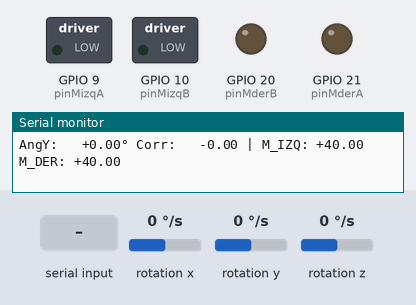
Recording of a sketch running on a simulated ESP32-C3. Shown: switched loads named in the sketch (green lamp = pin HIGH), output pins drawn as LEDs (lit = HIGH), the last lines printed to the serial monitor. Wiring (inferred from the names in the program): MPU-6050 motion sensor at I2C address 0x68. Inputs (shaded band) come from the test bench; at power-on: rotation y 0 °/s, rotation x 0 °/s, rotation z 0 °/s.

Above: at 4.3 s.
4.4 s: "m\n" received over Serial
At 5.2 s:
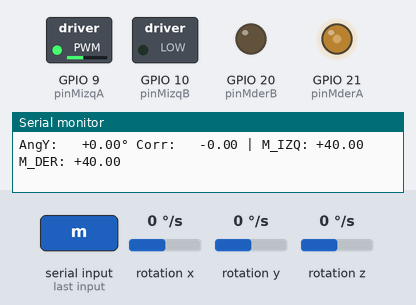
5.9 s: "v90\n" received over Serial
At 6.7 s:
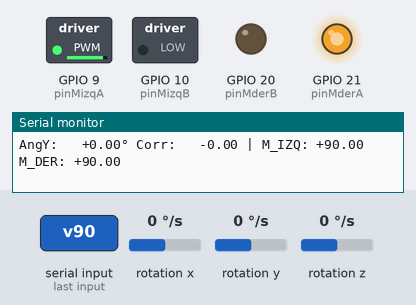
7.4 s: rotation y set to -192 °/s
8.9 s: "k90\n" received over Serial
At 10.1 s:
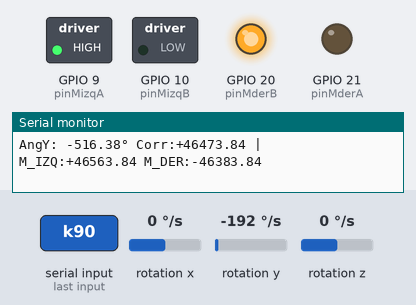
10.4 s: rotation y set to 192 °/s
13.4 s: rotation y set to 4 °/s
At 15.5 s:
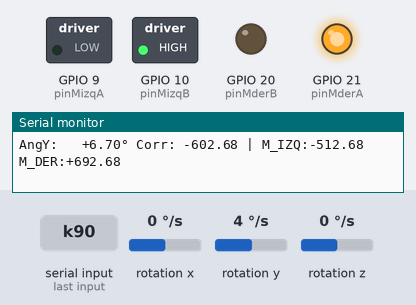
Timing chart, 0 to 16.8 s (numbered marks = the images above; inputs shaded):
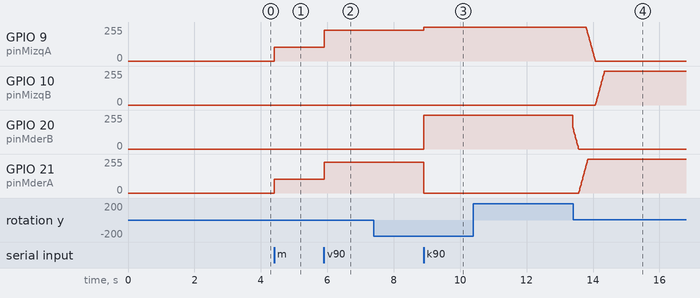

The sketch:

DebugMPU_PID.ino
```cpp
// ============================================================
// DEBUG MPU_PID - PID PROPORCIONAL AL ÁNGULO DEL ROBOT
// ESP32-C3 Super Mini - I2C crudo (MPU6050)
//
// El eje de giro del robot es el GYRO Y del MPU (ver DebugMPU).
// El ángulo del robot se obtiene integrando el giro Y con el
// bias calibrado restado, y arranca en 0.
//
// Regla de corrección:
//   correccion = -K_mpu * anguloY
//     -> anguloY NEGATIVO -> corrección POSITIVA -> aumenta velocidad
//     -> anguloY POSITIVO -> corrección NEGATIVA -> disminuye velocidad
//
// Aplicación (comando 'd' para alternar):
//   DIF (diferencial): M_IZQ = velBase + correccion
//                      M_DER = velBase - correccion
//   COM (común):       M_IZQ = velBase + correccion
//                      M_DER = velBase + correccion
//
// Flags:
//   FlagRaw     = 1 -> muestra giros crudos GX GY GZ (°/s)
//   FlagPID     = 1 -> muestra ángulo, corrección y salidas de motor
//   FlagMotores = 0 -> SOLO imprime (seguro) | 1 -> aplica a motores
//
// Comandos Serial (una línea + Enter):
//   k<valor>  -> cambiar K_mpu  (ej: k0.5, k-0.3)
//   v<valor>  -> cambiar velocidad base (ej: v40)
//   d         -> alternar aplicación DIF / COM
//   c         -> recalibrar bias del giroscopio (robot QUIETO)
//   z         -> poner el ángulo del robot en 0
//   m         -> alternar FlagMotores (imprimir/aplicar)
// ============================================================

#include <Wire.h>

// ===== PINES I2C (ESP32-C3 Super Mini) =====
#define PIN_SDA 8
#define PIN_SCL 7

// ===== PINES DE MOTORES =====
// M_IZQ = motor 1 (pines A=9, B=10)
// M_DER = motor 2 (pines A=21, B=20)
#define pinMizqA 9
#define pinMizqB 10
#define pinMderA 21
#define pinMderB 20

// ===== DIRECCIÓN Y REGISTROS MPU6050 =====
#define MPU_ADDR          0x68
#define MPU_PWR_MGMT_1    0x6B
#define MPU_SMPLRT_DIV    0x19
#define MPU_CONFIG        0x1A
#define MPU_GYRO_CONFIG   0x1B
#define MPU_ACCEL_CONFIG  0x1C
#define MPU_GYRO_XOUT_H   0x43
#define MPU_WHO_AM_I      0x75

// ===== FACTORES DE CONVERSIÓN =====
// Giroscopio configurado a ±1000 °/s -> 32.8 LSB por °/s
const float GYRO_LSB = 32.8f;

// ===== FLAGS =====
int FlagRaw = 0;      // 1 = mostrar giros crudos
int FlagPID = 1;      // 1 = mostrar ángulo + corrección + salidas
int FlagMotores = 0;  // 0 = solo imprimir | 1 = aplicar a motores
int modoAplicacion = 0; // 0 = DIF (diferencial) | 1 = COM (común)

// ===== BIAS DEL GIROSCOPIO (calibración) =====
float gyroBiasX = 0, gyroBiasY = 0, gyroBiasZ = 0;

// ===== VARIABLES DEL PID DE ÁNGULO =====
float K_mpu = 0;      // Ganancia (sintonizar con 'k<valor>')
float velBase = 40;   // Velocidad base (% de PWM)
float anguloY = 0;    // Ángulo del robot (integral del giro Y)
float gx_dps, gy_dps, gz_dps;
uint32_t ultimoTiempoUs = 0;

String cmdSerial = "";

// ============================================================
// == FUNCIONES I2C DE BAJO NIVEL ==
// ============================================================

void mpuWrite(uint8_t reg, uint8_t val) {
  Wire.beginTransmission(MPU_ADDR);
  Wire.write(reg);
  Wire.write(val);
  Wire.endTransmission();
}

uint8_t mpuReadReg(uint8_t reg) {
  Wire.beginTransmission(MPU_ADDR);
  Wire.write(reg);
  Wire.endTransmission(false);
  Wire.requestFrom((uint8_t)MPU_ADDR, (uint8_t)1);
  return Wire.read();
}

int16_t mpuRead16(uint8_t reg) {
  Wire.beginTransmission(MPU_ADDR);
  Wire.write(reg);
  Wire.endTransmission(false);
  Wire.requestFrom((uint8_t)MPU_ADDR, (uint8_t)2);
  return (int16_t)((Wire.read() << 8) | Wire.read());
}

// ============================================================
// == INICIALIZACIÓN DEL MPU6050 ==
// ============================================================

bool mpuIniciar() {
  Wire.begin(PIN_SDA, PIN_SCL);   // SDA = 8, SCL = 7
  Wire.setClock(400000);
  delay(50);

  uint8_t who = mpuReadReg(MPU_WHO_AM_I);
  if (who == 0x00 || who == 0xFF) {
    Serial.printf("ERROR: MPU6050 no responde en 0x%02X (WHO_AM_I = 0x%02X).\n", MPU_ADDR, who);
    return false;
  }
  if (who != 0x68) {
    Serial.printf("AVISO: WHO_AM_I = 0x%02X (esperado 0x68). Continuando de todas formas...\n", who);
  }

  mpuWrite(MPU_PWR_MGMT_1, 0x80);   // reset del dispositivo
  delay(100);
  mpuWrite(MPU_PWR_MGMT_1, 0x01);   // despertar, reloj = PLL del giro X
  mpuWrite(MPU_SMPLRT_DIV, 0x00);   // sample rate = 1kHz
  mpuWrite(MPU_CONFIG, 0x02);       // DLPF ~98Hz (giro) / ~94Hz (acel)
  mpuWrite(MPU_GYRO_CONFIG, 0x10);  // FS_SEL=2 -> ±1000 °/s
  mpuWrite(MPU_ACCEL_CONFIG, 0x08); // AFS_SEL=1 -> ±4 g
  delay(50);
  return true;
}

// ============================================================
// == CALIBRACIÓN DEL BIAS DEL GIROSCOPIO ==
// ============================================================

void mpuCalibrarBias() {
  const int N = 1000;

  Serial.println("Calibrando bias del giroscopio...");
  Serial.println("¡NO MOVER EL ROBOT durante la calibracion!");

  long sx = 0, sy = 0, sz = 0;
  for (int i = 0; i < N; i++) {
    sx += mpuRead16(MPU_GYRO_XOUT_H);
    sy += mpuRead16(MPU_GYRO_XOUT_H + 2);
    sz += mpuRead16(MPU_GYRO_XOUT_H + 4);
    if (i % 200 == 199) Serial.print(".");
    delay(1);
  }

  gyroBiasX = (sx / (float)N) / GYRO_LSB;
  gyroBiasY = (sy / (float)N) / GYRO_LSB;
  gyroBiasZ = (sz / (float)N) / GYRO_LSB;

  Serial.println(" Listo!");
  Serial.printf("Bias giro (°/s): X = %.3f | Y = %.3f | Z = %.3f\n",
                gyroBiasX, gyroBiasY, gyroBiasZ);
}

// ============================================================
// == LECTURA DEL MPU6050 (solo giroscopio) ==
// ============================================================

void mpuLeer() {
  Wire.beginTransmission(MPU_ADDR);
  Wire.write(MPU_GYRO_XOUT_H);
  Wire.endTransmission(false);
  Wire.requestFrom((uint8_t)MPU_ADDR, (uint8_t)6);

  int16_t gxr = (Wire.read() << 8) | Wire.read();
  int16_t gyr = (Wire.read() << 8) | Wire.read();
  int16_t gzr = (Wire.read() << 8) | Wire.read();

  gx_dps = (gxr / GYRO_LSB) - gyroBiasX;
  gy_dps = (gyr / GYRO_LSB) - gyroBiasY;
  gz_dps = (gzr / GYRO_LSB) - gyroBiasZ;
}

// ============================================================
// == MOTORES ==
// ============================================================

void setMotors(float mIzq, float mDer) {
  if (abs(mIzq) > 100) mIzq = 100 * (mIzq / abs(mIzq));
  if (abs(mDer) > 100) mDer = 100 * (mDer / abs(mDer));
  mIzq = mIzq * 255 / 100;
  mDer = mDer * 255 / 100;

  // Motor IZQ
  if (mIzq >= 0) {
    analogWrite(pinMizqA, mIzq);
    analogWrite(pinMizqB, 0);
  } else {
    analogWrite(pinMizqA, 0);
    analogWrite(pinMizqB, abs(mIzq));
  }

  // Motor DER
  if (mDer >= 0) {
    analogWrite(pinMderA, mDer);
    analogWrite(pinMderB, 0);
  } else {
    analogWrite(pinMderA, 0);
    analogWrite(pinMderB, abs(mDer));
  }
}

// ============================================================
// == COMANDOS SERIAL ==
// ============================================================

void procesarComando(String cmd) {
  cmd.trim();
  if (cmd.length() == 0) return;
  cmd.toLowerCase();
  char c = cmd[0];

  if (c == 'k') {
    K_mpu = cmd.substring(1).toFloat();
    Serial.printf("K_mpu = %.3f\n", K_mpu);
  } else if (c == 'v') {
    velBase = cmd.substring(1).toFloat();
    Serial.printf("velBase = %.1f\n", velBase);
  } else if (c == 'd') {
    modoAplicacion = !modoAplicacion;
    Serial.printf("Aplicacion: %s\n",
                  modoAplicacion == 0 ? "DIF (diferencial)" : "COM (comun)");
  } else if (c == 'c') {
    mpuCalibrarBias();
    anguloY = 0;
  } else if (c == 'z') {
    anguloY = 0;
    Serial.println("Angulo puesto a cero.");
  } else if (c == 'm') {
    FlagMotores = !FlagMotores;
    Serial.printf("FlagMotores: %d\n", FlagMotores);
  } else {
    Serial.println("Comandos: k<valor> | v<valor> | d | c | z | m");
  }
}

// ============================================================
// == SETUP ==
// ============================================================

void setup() {
  Serial.begin(115200);
  delay(500);

  // Motores en 0 para que no se activen
  pinMode(pinMizqA, OUTPUT);
  pinMode(pinMizqB, OUTPUT);
  pinMode(pinMderA, OUTPUT);
  pinMode(pinMderB, OUTPUT);
  digitalWrite(pinMizqA, LOW);
  digitalWrite(pinMizqB, LOW);
  digitalWrite(pinMderA, LOW);
  digitalWrite(pinMderB, LOW);

  Serial.println("===== DEBUG MPU_PID (ANGULO DEL ROBOT) =====");

  if (!mpuIniciar()) {
    Serial.println("Revisar conexiones (VCC=3.3V, GND, SDA=8, SCL=7) y reiniciar.");
    while (1) { delay(1000); }
  }
  Serial.println("MPU6050 inicializado OK");

  mpuCalibrarBias();
  anguloY = 0;

  Serial.printf("K_mpu: %.3f | velBase: %.1f | FlagMotores: %d | Aplicacion: %s\n",
                K_mpu, velBase, FlagMotores,
                modoAplicacion == 0 ? "DIF" : "COM");
  Serial.println("Comandos: k<valor> | v<valor> | d | c | z | m");
}

// ============================================================
// == LOOP ==
// ============================================================

void loop() {
  // --- Comandos Serial (línea + Enter) ---
  while (Serial.available() > 0) {
    char ch = Serial.read();
    if (ch == '\n' || ch == '\r') {
      procesarComando(cmdSerial);
      cmdSerial = "";
    } else {
      cmdSerial += ch;
    }
  }

  mpuLeer();

  // Cálculo del dt real
  uint32_t ahora = micros();
  float dt = (ahora - ultimoTiempoUs) / 1000000.0f;
  ultimoTiempoUs = ahora;
  if (dt > 0.1f || dt <= 0.0f) dt = 0.01f;

  // Integración del ángulo del robot (eje de giro = giro Y)
  anguloY += gy_dps * dt;

  // Corrección proporcional al ángulo
  // anguloY negativo -> corrección positiva -> aumenta velocidad
  // anguloY positivo -> corrección negativa -> disminuye velocidad
  float correccion = -K_mpu * anguloY;

  float mIzq, mDer;
  if (modoAplicacion == 0) {
    // DIF: diferencial (gira hacia el ángulo 0)
    mIzq = velBase + correccion;
    mDer = velBase - correccion;
  } else {
    // COM: común (acelera/frena ambas ruedas)
    mIzq = velBase + correccion;
    mDer = velBase + correccion;
  }

  if (FlagRaw == 1) {
    Serial.printf("GX:%+7.2f GY:%+7.2f GZ:%+7.2f °/s\n", gx_dps, gy_dps, gz_dps);
  }
  if (FlagPID == 1) {
    Serial.printf("AngY:%+8.2f° Corr:%+8.2f | M_IZQ:%+7.2f M_DER:%+7.2f\n",
                  anguloY, correccion, mIzq, mDer);
  }

  if (FlagMotores == 1) setMotors(mIzq, mDer);
  else setMotors(0, 0);

  delay(10);
}
```

Measured:
- after the input at 4.4 s, GPIO 9 (pinMizqA), GPIO 21 (pinMderA): 0/255 → 102/255 at once
- after the input at 5.9 s, GPIO 9 (pinMizqA), GPIO 21 (pinMderA): 102/255 → 229/255 at once
- after the input at 8.9 s, GPIO 9 (pinMizqA): 229/255 → 255/255 at once; GPIO 20 (pinMderB): 0/255 → 255/255 at once; GPIO 21 (pinMderA): 229/255 → 0/255 at once
- after the input at 10.4 s, GPIO 20 (pinMderB): 255/255 → 158/255 after 3.0 s
